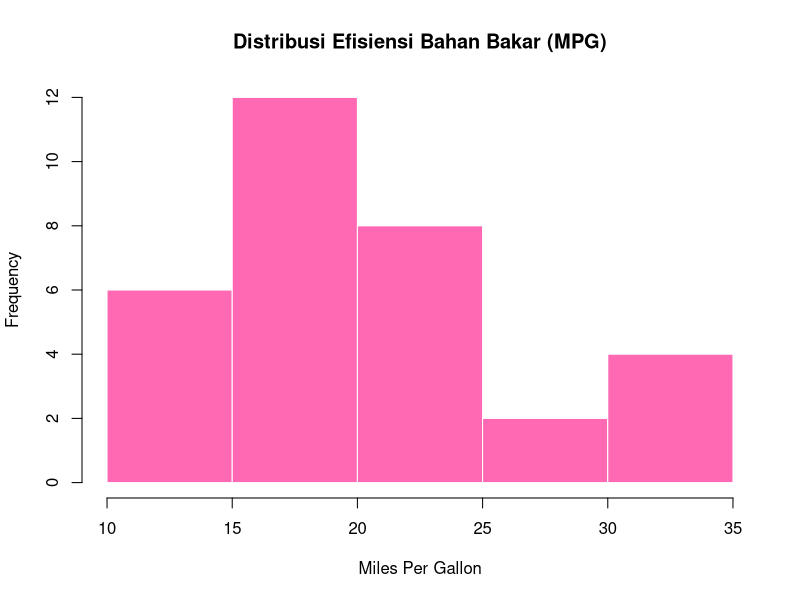

Here is the R script that generated this plot:
# TUGAS 1: RINGKASAN INTEGRASI RSTUDIO DAN GITHUB
# Nama  : Lintang Djenar Mahesa Ayu
# NIM   : 1314624005

# Memuat dataset
data(mtcars)

# Menampilkan 6 data pertama (Head)
head(mtcars)

# Statistik Deskriptif
summary(mtcars)

# Menghitung Statistik untuk Variabel MPG
mean_mpg <- mean(mtcars$mpg)   # Rata-rata
sd_mpg   <- sd(mtcars$mpg)     # Standar Deviasi
max_mpg  <- max(mtcars$mpg)     # Nilai Maksimum
min_mpg  <- min(mtcars$mpg)     # Nilai Minimum

print(paste("Rata-rata MPG:", round(mean_mpg, 2)))
print(paste("Standar Deviasi MPG:", round(sd_mpg, 2)))
print(paste("Nilai Maksimum MPG:", max_mpg))
print(paste("Nilai Minimum MPG:", min_mpg))

# Membuat Histogram untuk variabel MPG agar terlihat distribusinya
hist(mtcars$mpg, 
     main = "Distribusi Efisiensi Bahan Bakar (MPG)",
     xlab = "Miles Per Gallon",
     col = "hotpink",
     border = "white")

# Mengecek apakah ada data pencilan (outlier) pada variabel MPG
outliers <- boxplot.stats(mtcars$mpg)$out
print(paste("Jumlah outlier yang terdeteksi:", length(outliers)))

# Memberikan keterangan jika data bersih
if(length(outliers) == 0) {
  print("Data MPG bersih dari pencilan, siap untuk analisis visual.")
}

# Mengecek apakah ada data yang kosong (NA) di dataset mtcars
missing_data <- sum(is.na(mtcars))
print(paste("Jumlah data missing:", missing_data))
